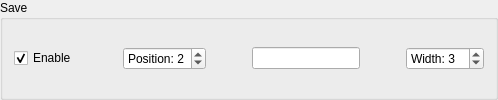
             <widget class="QGroupBox" name="groupButtonSave">
              <property name="toolTip">
               <string>Save file to usual path</string>
              </property>
              <property name="title">
               <string>Save</string>
              </property>
              <layout class="QHBoxLayout" name="horizontalLayout_7">
               <item>
                <widget class="QCheckBox" name="checkButtonSave">
                 <property name="sizePolicy">
                  <sizepolicy hsizetype="Maximum" vsizetype="Fixed">
                   <horstretch>0</horstretch>
                   <verstretch>0</verstretch>
                  </sizepolicy>
                 </property>
                 <property name="toolTip">
                  <string>Partial checks are stored in collapsable drawer</string>
                 </property>
                 <property name="text">
                  <string>Enable</string>
                 </property>
                 <property name="checked">
                  <bool>true</bool>
                 </property>
                 <property name="tristate">
                  <bool>true</bool>
                 </property>
                </widget>
               </item>
               <item>
                <spacer name="horizontalSpacer_6">
                 <property name="orientation">
                  <enum>Qt::Orientation::Horizontal</enum>
                 </property>
                 <property name="sizeHint" stdset="0">
                  <size>
                   <width>40</width>
                   <height>20</height>
                  </size>
                 </property>
                </spacer>
               </item>
               <item>
                <widget class="QSpinBox" name="spinButtonSavePosition">
                 <property name="sizePolicy">
                  <sizepolicy hsizetype="Preferred" vsizetype="Fixed">
                   <horstretch>0</horstretch>
                   <verstretch>0</verstretch>
                  </sizepolicy>
                 </property>
                 <property name="toolTip">
                  <string>Ascending from left to right</string>
                 </property>
                 <property name="correctionMode">
                  <enum>QAbstractSpinBox::CorrectionMode::CorrectToNearestValue</enum>
                 </property>
                 <property name="suffix">
                  <string/>
                 </property>
                 <property name="prefix">
                  <string>Position: </string>
                 </property>
                 <property name="maximum">
                  <number>9</number>
                 </property>
                 <property name="value">
                  <number>2</number>
                 </property>
                </widget>
               </item>
               <item>
                <spacer name="horizontalSpacer_15">
                 <property name="orientation">
                  <enum>Qt::Orientation::Horizontal</enum>
                 </property>
                 <property name="sizeHint" stdset="0">
                  <size>
                   <width>40</width>
                   <height>20</height>
                  </size>
                 </property>
                </spacer>
               </item>
               <item>
                <widget class="QLineEdit" name="lineButtonSave">
                 <property name="sizePolicy">
                  <sizepolicy hsizetype="Preferred" vsizetype="Fixed">
                   <horstretch>0</horstretch>
                   <verstretch>0</verstretch>
                  </sizepolicy>
                 </property>
                 <property name="toolTip">
                  <string>Button display text</string>
                 </property>
                 <property name="text">
                  <string/>
                 </property>
                 <property name="cursorPosition">
                  <number>0</number>
                 </property>
                </widget>
               </item>
               <item>
                <spacer name="horizontalSpacer_25">
                 <property name="orientation">
                  <enum>Qt::Orientation::Horizontal</enum>
                 </property>
                 <property name="sizeHint" stdset="0">
                  <size>
                   <width>40</width>
                   <height>20</height>
                  </size>
                 </property>
                </spacer>
               </item>
               <item>
                <widget class="QSpinBox" name="spinButtonSaveWidth">
                 <property name="toolTip">
                  <string>Smaller numbers make for smaller buttons</string>
                 </property>
                 <property name="prefix">
                  <string>Width: </string>
                 </property>
                 <property name="minimum">
                  <number>1</number>
                 </property>
                 <property name="maximum">
                  <number>10</number>
                 </property>
                 <property name="value">
                  <number>3</number>
                 </property>
                </widget>
               </item>
              </layout>
             </widget>
